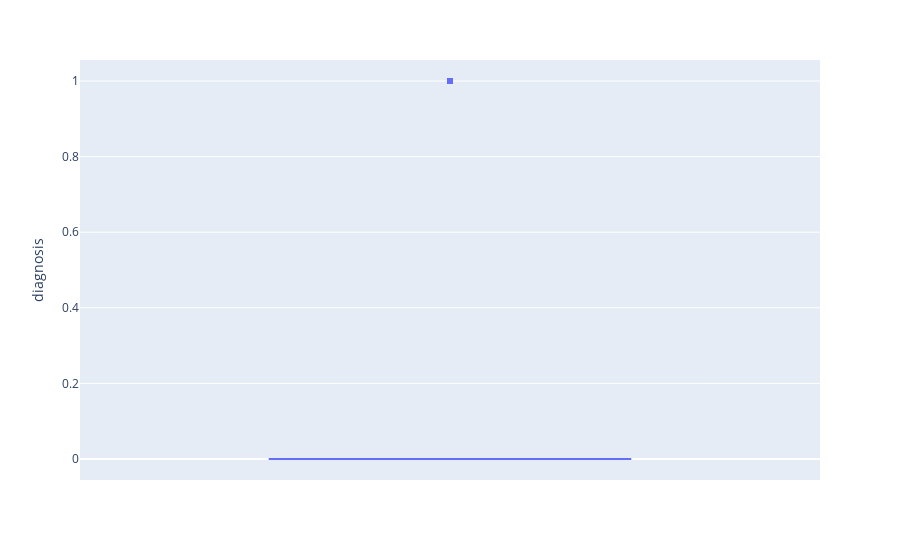
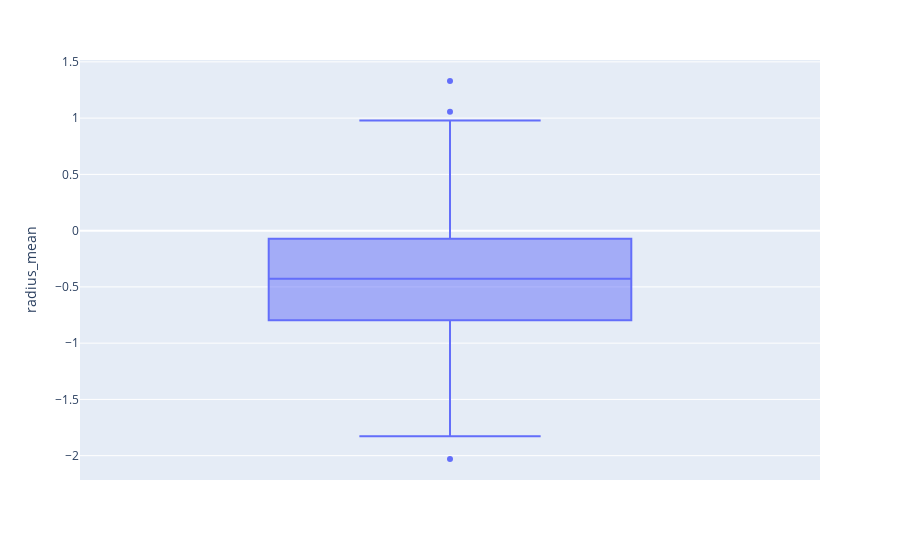
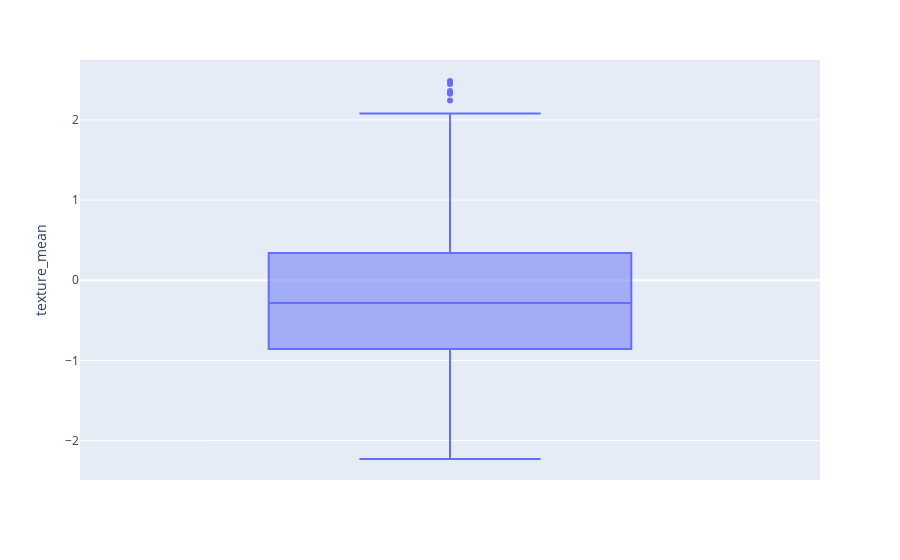
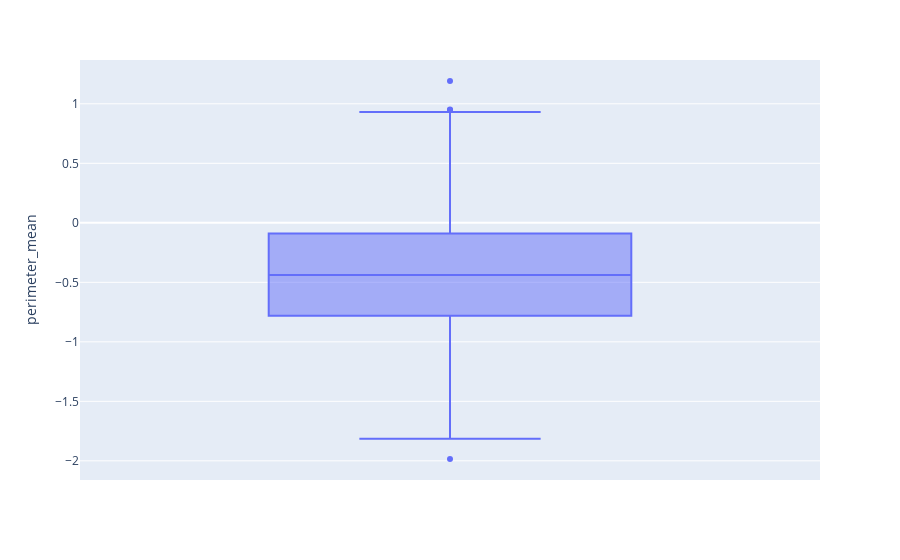

Notebook source saved alongside these figures, in order:
### Code cell
for col in df_train.columns:
    fig = px.box(df_train[col], y = col)
    fig.show()

### Figure 1 — Plotly figure (JSON) as saved in the notebook; plotly's stock layout.template omitted (floating-point values rounded to 4 significant figures; data arrays with more than 128 entries replaced by an {"elided": "..."} marker saying what was removed)
{"data": [{"alignmentgroup": "True", "hovertemplate": "diagnosis=%{y}<extra></extra>", "legendgroup": "", "marker": {"color": "#636efa"}, "name": "", "notched": false, "offsetgroup": "", "orientation": "v", "showlegend": false, "type": "box", "x0": " ", "xaxis": "x", "y": {"elided": "436 int values"}, "y0": " ", "yaxis": "y"}], "layout": {"boxmode": "group", "legend": {"tracegroupgap": 0}, "margin": {"t": 60}, "xaxis": {"anchor": "y", "domain": [0, 1]}, "yaxis": {"anchor": "x", "domain": [0, 1], "title": {"text": "diagnosis"}}}}

### Figure 2 — Plotly figure (JSON) as saved in the notebook; plotly's stock layout.template omitted (floating-point values rounded to 4 significant figures; data arrays with more than 128 entries replaced by an {"elided": "..."} marker saying what was removed)
{"data": [{"alignmentgroup": "True", "hovertemplate": "radius_mean=%{y}<extra></extra>", "legendgroup": "", "marker": {"color": "#636efa"}, "name": "", "notched": false, "offsetgroup": "", "orientation": "v", "showlegend": false, "type": "box", "x0": " ", "xaxis": "x", "y": {"elided": "436 float values"}, "y0": " ", "yaxis": "y"}], "layout": {"boxmode": "group", "legend": {"tracegroupgap": 0}, "margin": {"t": 60}, "xaxis": {"anchor": "y", "domain": [0, 1]}, "yaxis": {"anchor": "x", "domain": [0, 1], "title": {"text": "radius_mean"}}}}

### Figure 3 — Plotly figure (JSON) as saved in the notebook; plotly's stock layout.template omitted (floating-point values rounded to 4 significant figures; data arrays with more than 128 entries replaced by an {"elided": "..."} marker saying what was removed)
{"data": [{"alignmentgroup": "True", "hovertemplate": "texture_mean=%{y}<extra></extra>", "legendgroup": "", "marker": {"color": "#636efa"}, "name": "", "notched": false, "offsetgroup": "", "orientation": "v", "showlegend": false, "type": "box", "x0": " ", "xaxis": "x", "y": {"elided": "436 float values"}, "y0": " ", "yaxis": "y"}], "layout": {"boxmode": "group", "legend": {"tracegroupgap": 0}, "margin": {"t": 60}, "xaxis": {"anchor": "y", "domain": [0, 1]}, "yaxis": {"anchor": "x", "domain": [0, 1], "title": {"text": "texture_mean"}}}}

### Figure 4 — Plotly figure (JSON) as saved in the notebook; plotly's stock layout.template omitted (floating-point values rounded to 4 significant figures; data arrays with more than 128 entries replaced by an {"elided": "..."} marker saying what was removed)
{"data": [{"alignmentgroup": "True", "hovertemplate": "perimeter_mean=%{y}<extra></extra>", "legendgroup": "", "marker": {"color": "#636efa"}, "name": "", "notched": false, "offsetgroup": "", "orientation": "v", "showlegend": false, "type": "box", "x0": " ", "xaxis": "x", "y": {"elided": "436 float values"}, "y0": " ", "yaxis": "y"}], "layout": {"boxmode": "group", "legend": {"tracegroupgap": 0}, "margin": {"t": 60}, "xaxis": {"anchor": "y", "domain": [0, 1]}, "yaxis": {"anchor": "x", "domain": [0, 1], "title": {"text": "perimeter_mean"}}}}
